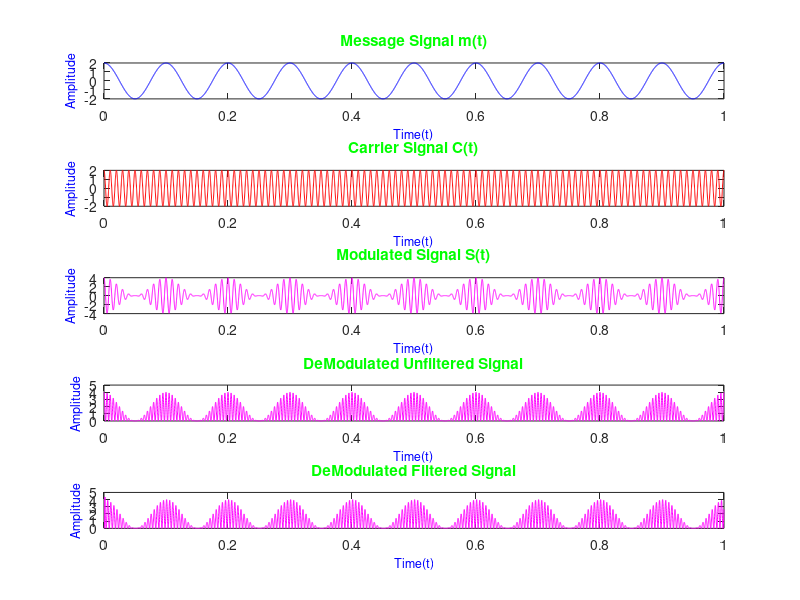

Reproduce this figure in MATLAB.
%Abhishek Madhu
%Amplitude modulation simulation
%DAY 2 LAB

close all;
clear all;
clc;
t=0:0.0001:1;

% am=input('Enter Amplitude of message wave:  ');
% fm=input('Enter Frequency of message wave:  ');
% ac=input('Enter Amplitude of carrier wave:  ');
% fc=input('Enter Frequency of carrier wave:  ');


am=2; fm=10; %to debug
ac=2; fc=100; %to debug


mt = am*cos(2*pi*fm*t);
ct = ac*cos(2*pi*fc*t);

st = (ac+mt).*cos(2*pi*fc*t);




dt=st.*cos(2*pi*fc*t);

%BUTTER WORTH FILTER

fs = 1000;
[b, a] = butter(10, (fc*2)/fs);
x1=filter(b,a,dt);


subplot(5,1,1);
plot(t,mt,'b')
title('Message Signal m(t)', 'Color', 'green');
xlabel("Time(t)", 'Color', 'blue', 'FontSize', 9)
ylabel("Amplitude", 'Color', 'blue', 'FontSize', 9)

subplot(5,1,2);
plot(t,ct,'r')
title('Carrier Signal C(t)', 'Color', 'green');
xlabel("Time(t)", 'Color', 'blue', 'FontSize', 9)
ylabel("Amplitude", 'Color', 'blue', 'FontSize', 9)

subplot(5,1,3);
plot(t,st,'magenta')
title('Modulated Signal S(t)', 'Color', 'green');
xlabel("Time(t)", 'Color', 'blue', 'FontSize', 9)
ylabel("Amplitude", 'Color', 'blue', 'FontSize', 9)

subplot(5,1,4);
plot(t,dt,'magenta')
title('DeModulated Unfiltered Signal', 'Color', 'green');
xlabel("Time(t)", 'Color', 'blue', 'FontSize', 9)
ylabel("Amplitude", 'Color', 'blue', 'FontSize', 9)
ylim([0, 5])

subplot(5,1,5);
plot(t,x1,'magenta')
title('DeModulated Filtered Signal', 'Color', 'green');
xlabel("Time(t)", 'Color', 'blue', 'FontSize', 9)
ylabel("Amplitude", 'Color', 'blue', 'FontSize', 9)
ylim([0, 5])
